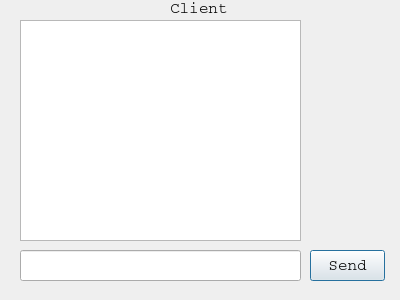
<?xml version="1.0" encoding="UTF-8"?>
<ui version="4.0">
 <class>Dialog</class>
 <widget class="QDialog" name="Dialog">
  <property name="geometry">
   <rect>
    <x>0</x>
    <y>0</y>
    <width>400</width>
    <height>300</height>
   </rect>
  </property>
  <property name="windowTitle">
   <string>Dialog</string>
  </property>
  <widget class="QLabel" name="label">
   <property name="geometry">
    <rect>
     <x>170</x>
     <y>0</y>
     <width>71</width>
     <height>16</height>
    </rect>
   </property>
   <property name="font">
    <font>
     <family>Courier</family>
     <pointsize>12</pointsize>
    </font>
   </property>
   <property name="text">
    <string>Client</string>
   </property>
  </widget>
  <widget class="QTextEdit" name="textEditMessage">
   <property name="geometry">
    <rect>
     <x>20</x>
     <y>20</y>
     <width>281</width>
     <height>221</height>
    </rect>
   </property>
  </widget>
  <widget class="QLineEdit" name="lineEditMessage">
   <property name="geometry">
    <rect>
     <x>20</x>
     <y>250</y>
     <width>281</width>
     <height>31</height>
    </rect>
   </property>
  </widget>
  <widget class="QPushButton" name="pushButtonSend">
   <property name="geometry">
    <rect>
     <x>310</x>
     <y>250</y>
     <width>75</width>
     <height>31</height>
    </rect>
   </property>
   <property name="font">
    <font>
     <family>Courier</family>
     <pointsize>12</pointsize>
    </font>
   </property>
   <property name="text">
    <string>Send</string>
   </property>
  </widget>
 </widget>
 <resources/>
 <connections/>
</ui>
